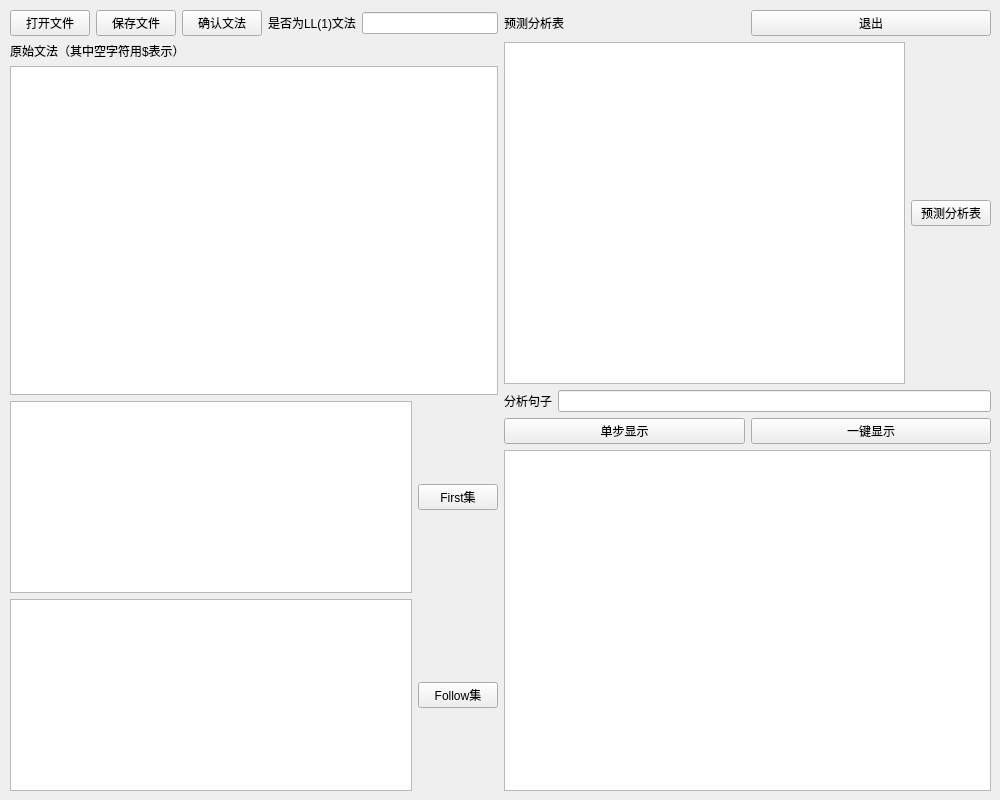
<?xml version="1.0" encoding="UTF-8"?>
<ui version="4.0">
 <class>LL1</class>
 <widget class="QWidget" name="LL1">
  <property name="geometry">
   <rect>
    <x>0</x>
    <y>0</y>
    <width>1000</width>
    <height>800</height>
   </rect>
  </property>
  <property name="windowTitle">
   <string>LL1GUI</string>
  </property>
  <widget class="QWidget" name="layoutWidget">
   <property name="geometry">
    <rect>
     <x>10</x>
     <y>10</y>
     <width>981</width>
     <height>781</height>
    </rect>
   </property>
   <layout class="QHBoxLayout" name="horizontalLayout_8">
    <item>
     <layout class="QVBoxLayout" name="verticalLayout_3">
      <item>
       <layout class="QHBoxLayout" name="horizontalLayout">
        <item>
         <widget class="QPushButton" name="pushButton">
          <property name="text">
           <string>打开文件</string>
          </property>
         </widget>
        </item>
        <item>
         <widget class="QPushButton" name="pushButton_3">
          <property name="text">
           <string>保存文件</string>
          </property>
         </widget>
        </item>
        <item>
         <widget class="QPushButton" name="pushButton_2">
          <property name="text">
           <string>确认文法</string>
          </property>
         </widget>
        </item>
        <item>
         <widget class="QLabel" name="label">
          <property name="text">
           <string>是否为LL(1)文法</string>
          </property>
         </widget>
        </item>
        <item>
         <widget class="QLineEdit" name="lineEdit">
          <property name="enabled">
           <bool>true</bool>
          </property>
         </widget>
        </item>
       </layout>
      </item>
      <item>
       <layout class="QVBoxLayout" name="verticalLayout">
        <item>
         <widget class="QLabel" name="label_2">
          <property name="text">
           <string>原始文法（其中空字符用$表示）</string>
          </property>
          <property name="textFormat">
           <enum>Qt::AutoText</enum>
          </property>
          <property name="indent">
           <number>-1</number>
          </property>
         </widget>
        </item>
        <item>
         <widget class="QTextEdit" name="textEdit"/>
        </item>
       </layout>
      </item>
      <item>
       <layout class="QVBoxLayout" name="verticalLayout_2">
        <item>
         <layout class="QHBoxLayout" name="horizontalLayout_2">
          <item>
           <widget class="QTextEdit" name="textEdit_2"/>
          </item>
          <item>
           <widget class="QPushButton" name="pushButton_4">
            <property name="text">
             <string>First集</string>
            </property>
           </widget>
          </item>
         </layout>
        </item>
        <item>
         <layout class="QHBoxLayout" name="horizontalLayout_3">
          <item>
           <widget class="QTextEdit" name="textEdit_3"/>
          </item>
          <item>
           <widget class="QPushButton" name="pushButton_5">
            <property name="text">
             <string>Follow集</string>
            </property>
           </widget>
          </item>
         </layout>
        </item>
       </layout>
      </item>
     </layout>
    </item>
    <item>
     <layout class="QVBoxLayout" name="verticalLayout_7">
      <item>
       <layout class="QVBoxLayout" name="verticalLayout_6">
        <item>
         <layout class="QHBoxLayout" name="horizontalLayout_7">
          <item>
           <widget class="QLabel" name="label_3">
            <property name="text">
             <string>预测分析表</string>
            </property>
           </widget>
          </item>
          <item>
           <widget class="QPushButton" name="pushButton_9">
            <property name="text">
             <string>退出</string>
            </property>
           </widget>
          </item>
         </layout>
        </item>
        <item>
         <layout class="QVBoxLayout" name="verticalLayout_4">
          <item>
           <layout class="QHBoxLayout" name="horizontalLayout_4">
            <item>
             <widget class="QTextEdit" name="textEdit_4"/>
            </item>
            <item>
             <widget class="QPushButton" name="pushButton_6">
              <property name="text">
               <string>预测分析表</string>
              </property>
             </widget>
            </item>
           </layout>
          </item>
         </layout>
        </item>
       </layout>
      </item>
      <item>
       <layout class="QHBoxLayout" name="horizontalLayout_5">
        <item>
         <widget class="QLabel" name="label_4">
          <property name="text">
           <string>分析句子</string>
          </property>
         </widget>
        </item>
        <item>
         <widget class="QLineEdit" name="lineEdit_2"/>
        </item>
       </layout>
      </item>
      <item>
       <layout class="QVBoxLayout" name="verticalLayout_5">
        <item>
         <layout class="QHBoxLayout" name="horizontalLayout_6">
          <item>
           <widget class="QPushButton" name="pushButton_8">
            <property name="text">
             <string>单步显示</string>
            </property>
           </widget>
          </item>
          <item>
           <widget class="QPushButton" name="pushButton_7">
            <property name="text">
             <string>一键显示</string>
            </property>
           </widget>
          </item>
         </layout>
        </item>
        <item>
         <widget class="QTextEdit" name="textEdit_5"/>
        </item>
       </layout>
      </item>
     </layout>
    </item>
   </layout>
  </widget>
 </widget>
 <resources/>
 <connections>
  <connection>
   <sender>pushButton_9</sender>
   <signal>clicked()</signal>
   <receiver>LL1</receiver>
   <slot>close()</slot>
   <hints>
    <hint type="sourcelabel">
     <x>896</x>
     <y>27</y>
    </hint>
    <hint type="destinationlabel">
     <x>499</x>
     <y>399</y>
    </hint>
   </hints>
  </connection>
  <connection>
   <sender>pushButton</sender>
   <signal>clicked()</signal>
   <receiver>LL1</receiver>
   <slot>open()</slot>
   <hints>
    <hint type="sourcelabel">
     <x>59</x>
     <y>26</y>
    </hint>
    <hint type="destinationlabel">
     <x>499</x>
     <y>399</y>
    </hint>
   </hints>
  </connection>
  <connection>
   <sender>pushButton_3</sender>
   <signal>clicked()</signal>
   <receiver>LL1</receiver>
   <slot>save()</slot>
   <hints>
    <hint type="sourcelabel">
     <x>159</x>
     <y>26</y>
    </hint>
    <hint type="destinationlabel">
     <x>499</x>
     <y>399</y>
    </hint>
   </hints>
  </connection>
  <connection>
   <sender>pushButton_2</sender>
   <signal>clicked()</signal>
   <receiver>LL1</receiver>
   <slot>confirm()</slot>
   <hints>
    <hint type="sourcelabel">
     <x>259</x>
     <y>26</y>
    </hint>
    <hint type="destinationlabel">
     <x>499</x>
     <y>399</y>
    </hint>
   </hints>
  </connection>
  <connection>
   <sender>pushButton_6</sender>
   <signal>clicked()</signal>
   <receiver>LL1</receiver>
   <slot>FATable()</slot>
   <hints>
    <hint type="sourcelabel">
     <x>939</x>
     <y>214</y>
    </hint>
    <hint type="destinationlabel">
     <x>499</x>
     <y>399</y>
    </hint>
   </hints>
  </connection>
  <connection>
   <sender>pushButton_4</sender>
   <signal>clicked()</signal>
   <receiver>LL1</receiver>
   <slot>askFirst()</slot>
   <hints>
    <hint type="sourcelabel">
     <x>558</x>
     <y>489</y>
    </hint>
    <hint type="destinationlabel">
     <x>499</x>
     <y>399</y>
    </hint>
   </hints>
  </connection>
  <connection>
   <sender>pushButton_5</sender>
   <signal>clicked()</signal>
   <receiver>LL1</receiver>
   <slot>askFollow()</slot>
   <hints>
    <hint type="sourcelabel">
     <x>558</x>
     <y>690</y>
    </hint>
    <hint type="destinationlabel">
     <x>499</x>
     <y>399</y>
    </hint>
   </hints>
  </connection>
  <connection>
   <sender>pushButton_8</sender>
   <signal>clicked()</signal>
   <receiver>LL1</receiver>
   <slot>OS()</slot>
   <hints>
    <hint type="sourcelabel">
     <x>708</x>
     <y>434</y>
    </hint>
    <hint type="destinationlabel">
     <x>499</x>
     <y>399</y>
    </hint>
   </hints>
  </connection>
  <connection>
   <sender>pushButton_7</sender>
   <signal>clicked()</signal>
   <receiver>LL1</receiver>
   <slot>MS()</slot>
   <hints>
    <hint type="sourcelabel">
     <x>896</x>
     <y>434</y>
    </hint>
    <hint type="destinationlabel">
     <x>499</x>
     <y>399</y>
    </hint>
   </hints>
  </connection>
 </connections>
 <slots>
  <slot>open()</slot>
  <slot>save()</slot>
  <slot>confirm()</slot>
  <slot>askFirst()</slot>
  <slot>askFollow()</slot>
  <slot>FATable()</slot>
  <slot>OS()</slot>
  <slot>MS()</slot>
 </slots>
</ui>
